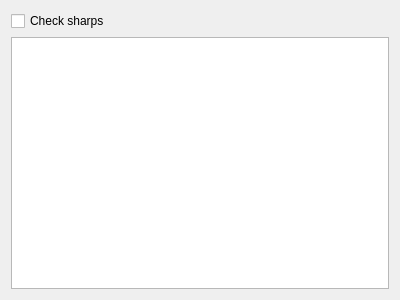
<?xml version="1.0" encoding="UTF-8"?>
<ui version="4.0">
 <class>SharpWindow</class>
 <widget class="QWidget" name="SharpWindow">
  <property name="geometry">
   <rect>
    <x>0</x>
    <y>0</y>
    <width>400</width>
    <height>300</height>
   </rect>
  </property>
  <property name="windowTitle">
   <string>Sharps</string>
  </property>
  <layout class="QVBoxLayout" name="verticalLayout">
   <item>
    <widget class="QCheckBox" name="watchCheckBox">
     <property name="text">
      <string>Check sharps</string>
     </property>
    </widget>
   </item>
   <item>
    <widget class="QTableWidget" name="sharpsList">
     <property name="editTriggers">
      <set>QAbstractItemView::NoEditTriggers</set>
     </property>
     <attribute name="verticalHeaderVisible">
      <bool>false</bool>
     </attribute>
    </widget>
   </item>
  </layout>
 </widget>
 <resources/>
 <connections/>
</ui>
